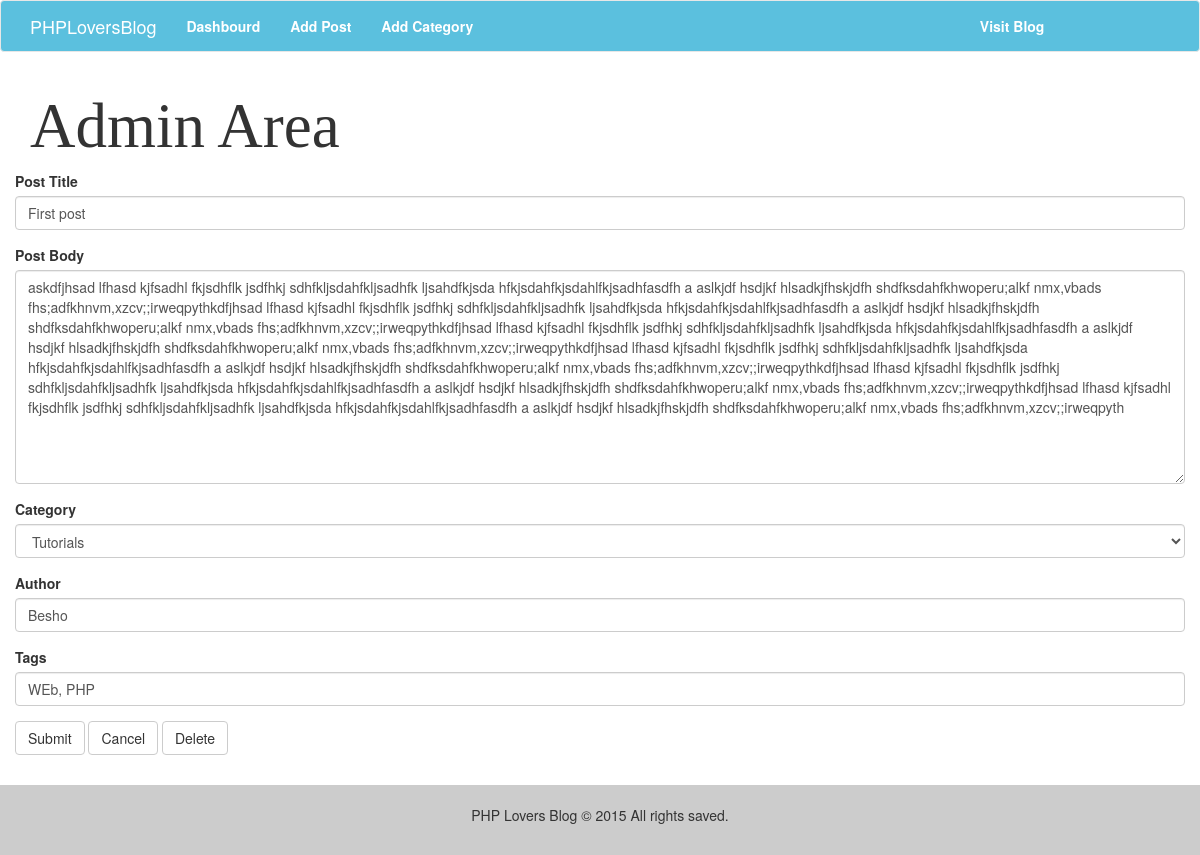
Page /admin/edit_post.php?id=1 on the committed database.
### tables this page shows
CREATE TABLE IF NOT EXISTS `posts` (
`id` int(11) NOT NULL,
  `category` int(11) NOT NULL,
  `title` varchar(255) NOT NULL,
  `body` text NOT NULL,
  `author` varchar(255) NOT NULL,
  `tags` varchar(255) NOT NULL,
  `date` timestamp NOT NULL DEFAULT CURRENT_TIMESTAMP
);

CREATE TABLE IF NOT EXISTS `categories` (
`id` int(11) NOT NULL,
  `name` varchar(255) NOT NULL
);

### libraries/Database.php (called while the page is built, shortened)
<?php
	class Database{
		public $host=DB_HOST;
		public $username=DB_USER;
		public $password=DB_PASS;
		public $db_name =DB_NAME;
		public $link;
		public function __construct(){
			$rtn = $this->connect();
		}
		private function connect(){
		$this->link = mysqli_connect($this->host,$this->username,$this->password,$this->db_name);
			if(!$this->link){
				$this->error="connection failed ";
				return false;
			}else {
				return true;
			}
		}
		public function select($query){
			$result = $this->link->query($query) or die($this->link->error.__LINE__);
			if($result->num_rows > 0){
				return $result;
			}else {
				return false;
			}
		}
	}
?>

### admin/edit_post.php (the view, shortened to what this page needs)
<?php include_once("includes/header.php");?>
<?php
  $id = $_GET['id'];
  $post = $db->select("select * from posts where id=$id")->fetch_assoc();
  $cats = $db->select("select * from categories");
 ?>
<form role="form" method="post" action="edit_post.php?id=<?=$id?>">
  <div class="form-group">
    <label>Post Title</label>
    <input name="title" type="text" class="form-control" placeholder="Enter Title" value="<?=$post['title']?>"/>
  </div>
  <div class="form-group">
    <label>Post Body</label>
    <textarea rows="10" name="body"  class="form-control" placeholder="Enter Post Body"><?=$post['body']?></textarea>
  </div>
  <div class="form-group">
    <label>Category</label>
    <select name="category" class="form-control">
      <?php while($row = $cats->fetch_assoc()):?>
      <option value="<?=$row['id']?>" <?php if($post['category'] == $row['id']) echo "selected"; ?>><?=$row['name']?></option>
      <?php endwhile;?>
    </select>
  </div>
  <div class="form-group">
    <label>Author</label>
    <input name="author" type="text" class="form-control" placeholder="Enter Author Name" value="<?=$post['author']?>"/>
  </div>
  <div class="form-group">
    <label>Tags</label>
    <input name="Tags" type="text" class="form-control" placeholder="Enter Tags" value="<?=$post['tags']?>"/>
  </div>
  <button type="submit" class="btn btn-default" name="submit">Submit</button>
  <a class="btn btn-default" href="index.php">Cancel</a>
  <input class="btn btn-default" name="delete" type="submit" value="Delete"/>
<?php include_once("includes/footer.php");?>

### rows in the picture
posts: title "First post", body "askdfjhsad lfhasd kjfsadhl fkjsdhflk jsdfhkj sdhfkljsdahfkljsadhfk ljsahdfkjsda hfkjsdahfkjsdahlfkjsadhfasdfh a aslkjdf hsdjkf hlsadkjfhskjdfh shdfksdahfkhwoperu;alkf nmx,vbads fhs;adfkhnvm,xzcv;;irweqpythkdfjhsad lfhasd kjfsadhl fkjsdhflk jsdfhkj sdhfkljsdahfkljsadhfk ljsahdfkjsda hfkjsdahfkjsdahlfkjsadhfasdfh a aslkjdf hsdjkf hlsadkjfhskjdfh shdfksdahfkhwoperu;alkf nmx,vbads fhs;adfkhnvm,xzcv;;irweqpythkdfjhsad lfhasd kjfsadhl fkjsdhflk jsdfhkj sdhfkljsdahfkljsadhfk ljsahdfkjsda hfkjsdahfkjsdahlfkjsadhfasdfh a aslkjdf hsdjkf hlsadkjfhskjdfh shdfksdahfkhwoperu;alkf nmx,vbads fhs;adfkhnvm,xzcv;;irweqpythkdfjhsad lfhasd kjfsadhl fkjsdhflk jsdfhkj sdhfkljsdahfkljsadhfk ljsahdfkjsda…", category "Tutorials", author "Besho", Tags "WEb, PHP"
